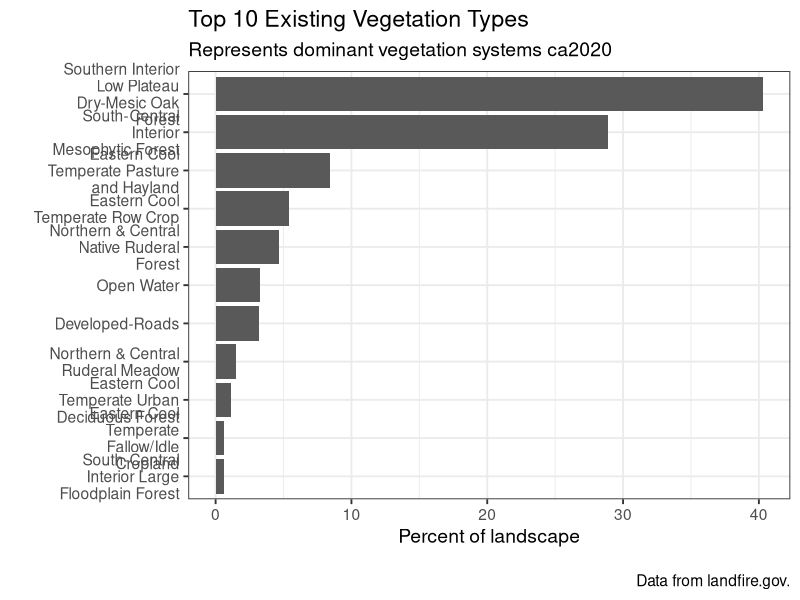
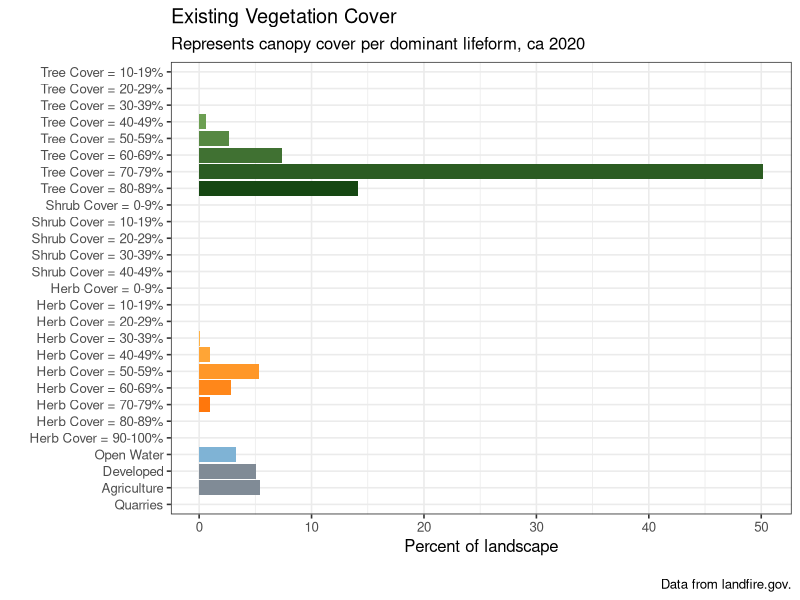
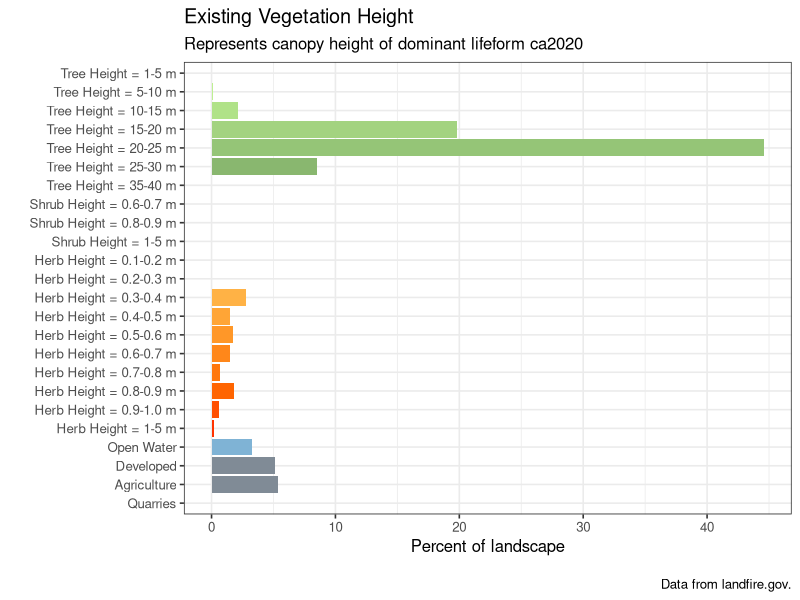

These figures' R source, in order:
## ---- chunk 1
library(tidyverse)
library("png")  
library("patchwork") 

## ---- chunk 2
evtname <- read.csv(file = "data/evt_aoi_attributes.csv") %>%
  group_by(EVT_NAME) %>%
  summarize(ACRES = sum(ACRES),
            REL_PERCENT = sum(REL_PERCENT)) %>%
  arrange(desc(REL_PERCENT)) %>%
  top_n(n = 10, wt = REL_PERCENT)

# plot
evtChart <-
  ggplot(data = evtname, aes(x = EVT_NAME, y = REL_PERCENT)) +
  geom_bar(stat = "identity") +
  labs(
    title = "Top 10 Existing Vegetation Types",
    subtitle = "Represents dominant vegetation systems ca2020",
    caption = "\nData from landfire.gov.",
    x = "",
    y = "Percent of landscape") +
  scale_x_discrete(limits = rev(evtname$EVT_NAME),
                   labels = function(x) str_wrap(x, width = 18)) +
  coord_flip() +
  theme_bw(base_size = 14)



evtChart
## ---- chunk 3
evcname <- read.csv("data/evc_aoi_attributes.csv")

# create "type" column based on conditions
evcname <- evcname %>% mutate(type = if_else(VALUE %in% 11, "Open Water",
                                             if_else(VALUE %in% 12, "Snow / Ice",
                                                     if_else(VALUE %in% c(13:25), "Developed",
                                                             if_else(VALUE %in% 31, "Barren",
                                                                     if_else(VALUE %in% c(60:70), "Agriculture",
                                                                             if_else(VALUE %in% 32, "Quarries",
                                                                                     if_else(VALUE %in% 100, "Sparse Vegetation",
                                                                                             if_else(VALUE %in% c(101:199), "Tree",
                                                                                                     if_else(VALUE %in% c(201:299), "Shrub",
                                                                                                             if_else(VALUE %in% c(301:399), "Herb",
                                                                                                                     "Other")))))))))))

# create reverse substr() function
revSubstr <- function(x, start, stop) {
  x <- strsplit(x, "")
  sapply(x, 
         function(x) paste(rev(rev(x)[start:stop]), collapse = ""), 
         USE.NAMES = FALSE)  }

# create cover column based on 2nd and 3rd to last values of classname
# if "Other" type, make 0
evcname <- evcname %>% mutate(cover = as.numeric(if_else(VALUE > 100,
                                                         revSubstr(evcname$CLASSNAMES, start = 2, stop = 3),
                                                         "0")))

# create bin breaks for grouping
breaks <- seq(0, 100, 10)
# create intervals for grouping and summarize
# also create factor order for "type"
evcgroup <- evcname %>%
  mutate(interval = cut(cover,
                        breaks, 
                        include.lowest = TRUE, 
                        right = T,
                        labels = c("0-9", "10-19", "20-29", "30-39", "40-49", "50-59", "60-69", "70-79", 
                                   "80-89", "90-100")),
         type = factor(type, levels = c("Tree", "Shrub", "Herb", "Open Water", "Snow / Ice", "Developed", "Agriculture", "Sparse Vegetation", "Barren", "Quarries", "Other"))) %>%
  group_by(type, interval) %>%
  summarize(Freq = sum(Freq),
            ACRES = sum(ACRES),
            REL_PERCENT = sum(REL_PERCENT))

# add label and legend names based on condition
evcgroup <- evcgroup %>% mutate(label = if_else(type %in% c("Tree", "Shrub", "Herb"),
                                                paste0(type, " Cover = ", interval, "%"), as.character(type)),
                                legend = if_else(type %in% c("Tree", "Shrub", "Herb", "Open Water"),
                                                 type, as.factor("Other")))

# turn current label order to factors
evclabel.list <- evcgroup$label
evcgroup <- evcgroup %>% mutate(label = fct_rev(factor(label, evclabel.list)))



# create factor level colors for legend (original from Myles)
## cols <- c("Tree" = "#196F3D", "Shrub" = "#229954", "Herb" = "#52BE80", "Open Water" = "#7FB3D5",
##          "Other" = "#808B96")

# join in custom cols column to color bars by specific label

evc_group_cols <- read.csv("data/evc_group_cols.csv")

evcgroup <- left_join(evcgroup, evc_group_cols, by = "label")

evcgroup$label <- factor(evcgroup$label, levels = rev(evcgroup$label))

# plot
evcChart <-
  ggplot(data = evcgroup, aes(x = label, y = REL_PERCENT, fill = colors)) +
  geom_bar(stat = "identity") +
  labs(
    title = "Existing Vegetation Cover",
    subtitle = "Represents canopy cover per dominant lifeform, ca 2020",
    caption = "\nData from landfire.gov.",
    x = "",
    y = "Percent of landscape") +
  scale_fill_identity() +
  coord_flip() +
  theme_bw(base_size = 12)+
  theme(legend.position = "none") 


evcChart


## ---- chunk 4

# load evh attribute table
evhname <- read.csv(file = "data/evh_aoi_attributes.csv")


# create "type" column based on conditions
evhname <- evhname %>% mutate(type = if_else(VALUE %in% 11, "Open Water",
                                             if_else(VALUE %in% 12, "Snow / Ice",
                                                     if_else(VALUE %in% c(13:25), "Developed",
                                                             if_else(VALUE %in% 31, "Barren",
                                                                     if_else(VALUE %in% c(60:70), "Agriculture",
                                                                             if_else(VALUE %in% 32, "Quarries",
                                                                                     if_else(VALUE %in% 100, "Sparse Vegetation",
                                                                                             if_else(VALUE %in% c(101:199), "Tree",
                                                                                                     if_else(VALUE %in% c(201:299), "Shrub",
                                                                                                             if_else(VALUE %in% c(301:399), "Herb",
                                                                                                                     "Other"))))))))))) %>%
  mutate(height_m = if_else(type %in% "Tree", (VALUE -100),
                            if_else(type %in% "Shrub", ((VALUE - 200) / 10),
                                    if_else(type %in% "Herb", ((VALUE - 300) / 10), 0))) %>%
           as.character() %>% as.numeric())

# create bin breaks for grouping
breaks <- c(0, 0.1, 0.2, 0.3, 0.4, 0.5, 0.6, 0.7, 0.8, 0.9, 1, 5, 10, 15, 20, 25, 30, 35, 40, 45, 50, 55, 60, 65, 70, 75, 80, 85, 90, 95, 100)

# create intervals for grouping and summarize
# also create factor order for "type"
evhgroup <- evhname %>%
  mutate(interval = cut(height_m,
                        breaks, 
                        include.lowest = TRUE, 
                        right = F,
                        labels = c("0", "0.1-0.2", "0.2-0.3", "0.3-0.4" ,"0.4-0.5", "0.5-0.6", "0.6-0.7", "0.7-0.8", "0.8-0.9", "0.9-1.0", "1-5", "5-10", "10-15", "15-20", "20-25", "25-30", "30-35", "35-40", "40-45", "45-50", "50-55", "55-60", "60-65", "65-70", "70-75", "75-80", "80-85", "85-90", "90-95", "95-100")),
         type = factor(type, levels = c("Tree", "Shrub", "Herb", "Open Water", "Snow / Ice", "Developed", "Agriculture", "Sparse Vegetation", "Barren", "Quarries", "Other"))) %>%
  group_by(type, interval) %>%
  summarise(VALUE = sum(VALUE),
            ACRES = sum(ACRES),
            REL_PERCENT = sum(REL_PERCENT))



# add label and legend names based on condition
evhgroup <- evhgroup %>% mutate(label = if_else(type %in% c("Tree", "Shrub", "Herb"),
                                                paste0(type, " Height = ", interval, " m"), as.character(type)),
                                legend = if_else(type %in% c("Tree", "Shrub", "Herb", "Open Water"),
                                                 type, as.factor("Other")))
# turn current label order to factors
evhlabel.list <- evhgroup$label
evhgroup <- evhgroup %>% mutate(label = fct_rev(factor(label, evhlabel.list)))

# create factor level colors for legend
##cols <- c("Tree" = "#196F3D", "Shrub" = "#229954", "Herb" = "#52BE80", "Open Water" = "#7FB3D5","Other" = "#808B96")

# join in custom cols column to color bars by specific label

evh_group_cols <- read.csv("data/evh_group_cols.csv")

evhgroup <- left_join(evhgroup, evh_group_cols, by = "label")

evhgroup$label <- factor(evhgroup$label, levels = rev(evhgroup$label))


# plot
evhChart <-
ggplot(data = evhgroup, aes(x = label, y = REL_PERCENT, fill = colors)) +
  geom_bar(stat = "identity") +
  labs(
    title = "Existing Vegetation Height",
    subtitle = "Represents canopy height of dominant lifeform ca2020",
    caption = "\nData from landfire.gov.",
    x = "",
    y = "Percent of landscape") +
  scale_fill_identity() +
  coord_flip() +
  theme_bw(base_size = 12)+
  theme(legend.position = "none")

evhChart



# plot with original color scheme
# evhChart <-
# ggplot(data = evhgroup, aes(x = label, y = REL_PERCENT, fill = legend)) +
#   geom_bar(stat = "identity") +
#   labs(
#     title = "Existing Vegetation Height",
#     subtitle = "landscape_name",
#     caption = "\nData from landfire.gov.",
#     x = "",
#     y = "Percent of landscape") +
#   scale_fill_manual(values = cols, name = "") +
#   coord_flip() +
#   theme_bw()
# 
# evhChart





